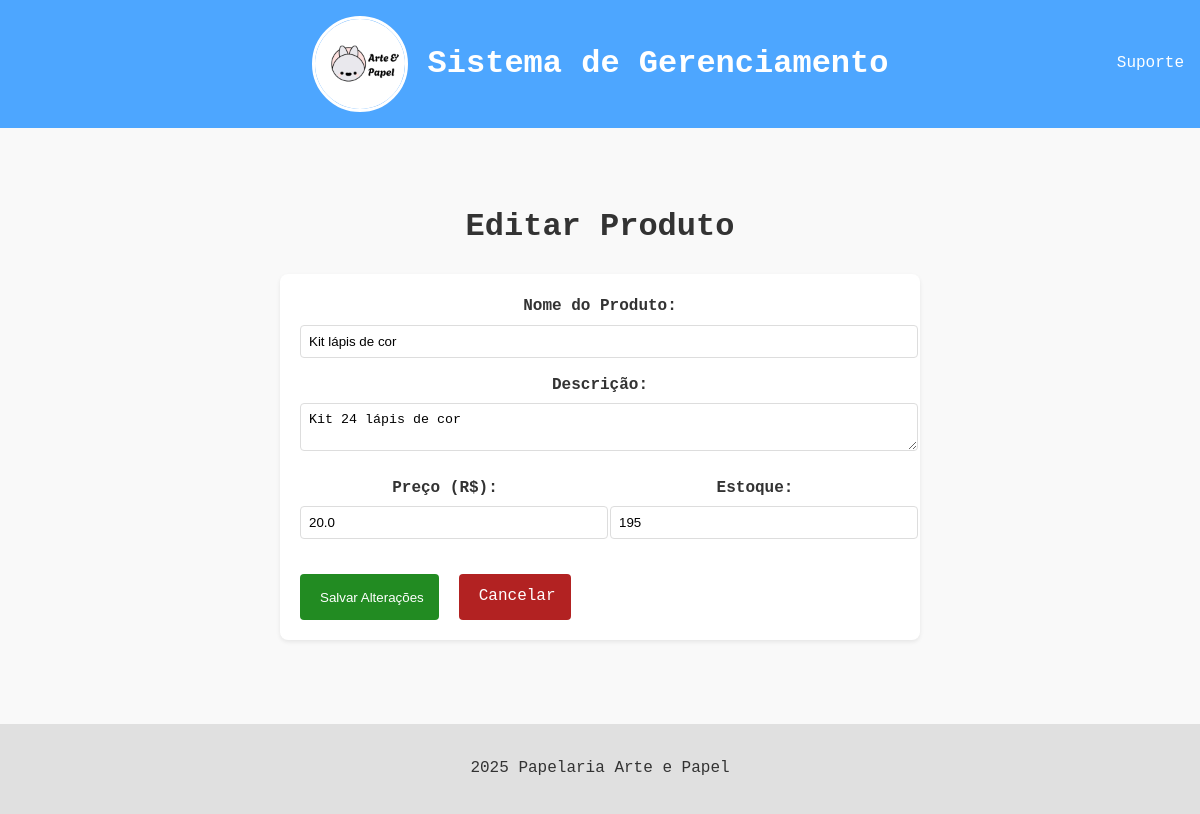
Page /produtos/editar/6 on the committed database.
### app.py (models this page shows)
class Produto(db.Model):
    id = db.Column(db.Integer, primary_key=True)
    nome = db.Column(db.String(100), nullable=False)
    descricao = db.Column(db.String(200))
    preco = db.Column(db.Float, nullable=False)
    quantidade = db.Column(db.Integer, default=0)
    data_cadastro = db.Column(db.DateTime, default=datetime.utcnow)

### app.py (the view, shortened to what this page needs)
@app.route('/produtos/editar/<int:id>', methods=['GET', 'POST'])
def editar_produto(id):
    produto = Produto.query.get_or_404(id)
    return render_template('produtos/editar.html', produto=produto)

### templates/produtos/editar.html (shortened to what this page needs)
{% extends "base.html" %}
{% block content %}
<div class="container">
    <h1>Editar Produto</h1>
    <form method="POST" class="form-produto">
        <div class="form-group">
            <label for="nome">Nome do Produto:</label>
            <input type="text" id="nome" name="nome"
                   value="{{ produto.nome }}" required>
        </div>
        <div class="form-group">
            <label for="descricao">Descrição:</label>
            <textarea id="descricao" name="descricao">{{ produto.descricao }}</textarea>
        </div>
        <div class="form-row">
            <div class="form-group">
                <label for="preco">Preço (R$):</label>
                <input type="number" step="0.01" id="preco" name="preco"
                       value="{{ produto.preco }}" required>
            </div>
            <div class="form-group">
                <label for="quantidade">Estoque:</label>
                <input type="number" id="quantidade" name="quantidade"
                       value="{{ produto.quantidade }}">
            </div>
        </div>
        <div class="form-actions">
            <button type="submit" class="btn-salvar">
                 Salvar Alterações
            </button>
            <a href="{{ url_for('listar_produtos') }}" class="btn-cancelar">
                 Cancelar
            </a>
        </div>
    </form>
</div>
{% endblock %}

### static/css/style.css (style rules this page uses)
body { font-family: Andale Mono, monospace; line-height: 1.6; margin: 0; padding: 0; display: flex; flex-direction: column; min-height: 100vh; background-color: #f9f9f9; color: #333; }
.form-produto { max-width: 600px; margin: 0 auto; background: #fff; padding: 20px; border-radius: 8px; box-shadow: 0 2px 4px rgba(0,0,0,0.08); }
.form-group { margin-bottom: 15px; }
.form-group label { display: block; margin-bottom: 5px; font-weight: bold; }
.form-group input, .form-group textarea, .form-group select { width: 100%; padding: 8px; border: 1px solid #ddd; border-radius: 4px; }
.btn-salvar { background-color: #228b22; color: white; padding: 10px 15px; border: none; border-radius: 4px; cursor: pointer; }
.btn-cancelar { background-color: #b22222; color: white; padding: 10px 15px; border-radius: 4px; text-decoration: none; margin-left: 10px; }
.form-row { display: flex; gap: 20px; }
.form-row .form-group { flex: 1; }
.form-actions { display: flex; justify-content: flex-start; margin-top: 20px; gap: 10px; }
.btn-salvar, .btn-cancelar { display: inline-flex; align-items: center; gap: 5px; padding: 10px 15px; }
.container { max-width: 800px; margin: 0 auto; text-align: center; padding: 20px; }

### rows in the picture
Produto: nome "Kit lápis de cor", descricao "Kit 24 lápis de cor", preco "20.0", quantidade "195"
